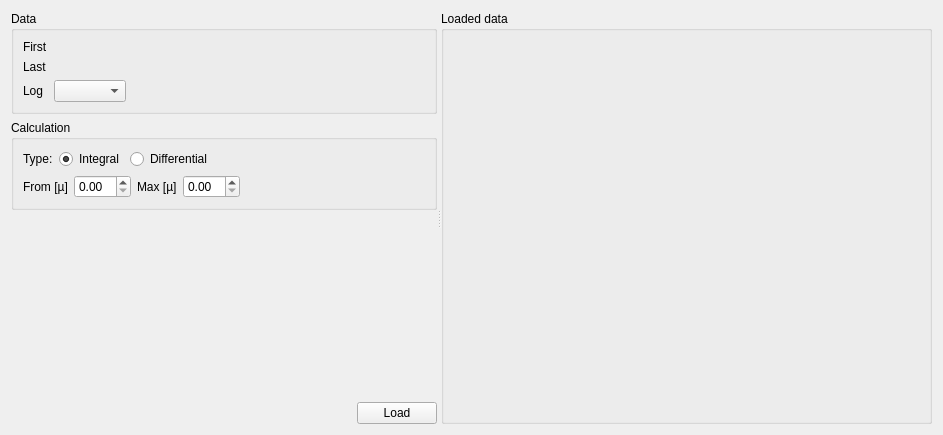
<?xml version="1.0" encoding="UTF-8"?>
<ui version="4.0">
 <class>ALCDataLoadingView</class>
 <widget class="QWidget" name="ALCDataLoadingView">
  <property name="geometry">
   <rect>
    <x>0</x>
    <y>0</y>
    <width>943</width>
    <height>435</height>
   </rect>
  </property>
  <property name="windowTitle">
   <string>Form</string>
  </property>
  <layout class="QVBoxLayout" name="verticalLayout_3">
   <item>
    <widget class="QSplitter" name="splitter">
     <property name="orientation">
      <enum>Qt::Horizontal</enum>
     </property>
     <widget class="QWidget" name="layoutWidget">
      <layout class="QVBoxLayout" name="verticalLayout">
       <item>
        <widget class="QGroupBox" name="dataGroup">
         <property name="title">
          <string>Data</string>
         </property>
         <layout class="QFormLayout" name="formLayout">
          <property name="fieldGrowthPolicy">
           <enum>QFormLayout::ExpandingFieldsGrow</enum>
          </property>
          <item row="0" column="0">
           <widget class="QLabel" name="label">
            <property name="text">
             <string>First</string>
            </property>
           </widget>
          </item>
          <item row="1" column="0">
           <widget class="QLabel" name="label_2">
            <property name="text">
             <string>Last</string>
            </property>
           </widget>
          </item>
          <item row="2" column="0">
           <widget class="QLabel" name="label_3">
            <property name="text">
             <string>Log</string>
            </property>
           </widget>
          </item>
          <item row="0" column="1">
           <widget class="MantidQt::MantidWidgets::MWRunFiles" name="firstRun">
            <property name="sizePolicy">
             <sizepolicy hsizetype="Expanding" vsizetype="Preferred">
              <horstretch>0</horstretch>
              <verstretch>0</verstretch>
             </sizepolicy>
            </property>
            <property name="label" stdset="0">
             <string/>
            </property>
            <property name="multipleFiles" stdset="0">
             <bool>false</bool>
            </property>
           </widget>
          </item>
          <item row="1" column="1">
           <widget class="MantidQt::MantidWidgets::MWRunFiles" name="lastRun">
            <property name="sizePolicy">
             <sizepolicy hsizetype="Expanding" vsizetype="Preferred">
              <horstretch>0</horstretch>
              <verstretch>0</verstretch>
             </sizepolicy>
            </property>
            <property name="label" stdset="0">
             <string/>
            </property>
            <property name="multipleFiles" stdset="0">
             <bool>false</bool>
            </property>
           </widget>
          </item>
          <item row="2" column="1">
           <widget class="QComboBox" name="log">
            <property name="editable">
             <bool>false</bool>
            </property>
            <property name="sizeAdjustPolicy">
             <enum>QComboBox::AdjustToContents</enum>
            </property>
           </widget>
          </item>
         </layout>
        </widget>
       </item>
       <item>
        <widget class="QGroupBox" name="groupBox_2">
         <property name="title">
          <string>Calculation</string>
         </property>
         <layout class="QVBoxLayout" name="verticalLayout_4">
          <item>
           <layout class="QHBoxLayout" name="horizontalLayout">
            <item>
             <widget class="QLabel" name="label_6">
              <property name="text">
               <string>Type:</string>
              </property>
             </widget>
            </item>
            <item>
             <widget class="QRadioButton" name="integral">
              <property name="text">
               <string>Integral</string>
              </property>
              <property name="checked">
               <bool>true</bool>
              </property>
              <attribute name="buttonGroup">
               <string notr="true">calculationType</string>
              </attribute>
             </widget>
            </item>
            <item>
             <widget class="QRadioButton" name="differential">
              <property name="text">
               <string>Differential</string>
              </property>
              <attribute name="buttonGroup">
               <string notr="true">calculationType</string>
              </attribute>
             </widget>
            </item>
            <item>
             <spacer name="horizontalSpacer_2">
              <property name="orientation">
               <enum>Qt::Horizontal</enum>
              </property>
              <property name="sizeHint" stdset="0">
               <size>
                <width>40</width>
                <height>20</height>
               </size>
              </property>
             </spacer>
            </item>
           </layout>
          </item>
          <item>
           <layout class="QHBoxLayout" name="horizontalLayout_2">
            <item>
             <widget class="QWidget" name="timeLimits" native="true">
              <property name="enabled">
               <bool>true</bool>
              </property>
              <property name="minimumSize">
               <size>
                <width>100</width>
                <height>0</height>
               </size>
              </property>
              <layout class="QHBoxLayout" name="horizontalLayout_4">
               <property name="margin">
                <number>0</number>
               </property>
               <item>
                <widget class="QLabel" name="label_4">
                 <property name="text">
                  <string>From [µ]</string>
                 </property>
                </widget>
               </item>
               <item>
                <widget class="QDoubleSpinBox" name="minTime"/>
               </item>
               <item>
                <widget class="QLabel" name="label_5">
                 <property name="text">
                  <string>Max [µ]</string>
                 </property>
                </widget>
               </item>
               <item>
                <widget class="QDoubleSpinBox" name="maxTime"/>
               </item>
              </layout>
             </widget>
            </item>
            <item>
             <spacer name="horizontalSpacer_3">
              <property name="orientation">
               <enum>Qt::Horizontal</enum>
              </property>
              <property name="sizeHint" stdset="0">
               <size>
                <width>40</width>
                <height>20</height>
               </size>
              </property>
             </spacer>
            </item>
           </layout>
          </item>
         </layout>
        </widget>
       </item>
       <item>
        <spacer name="verticalSpacer">
         <property name="orientation">
          <enum>Qt::Vertical</enum>
         </property>
         <property name="sizeHint" stdset="0">
          <size>
           <width>20</width>
           <height>40</height>
          </size>
         </property>
        </spacer>
       </item>
       <item>
        <layout class="QHBoxLayout" name="horizontalLayout_3">
         <item>
          <spacer name="horizontalSpacer">
           <property name="orientation">
            <enum>Qt::Horizontal</enum>
           </property>
           <property name="sizeHint" stdset="0">
            <size>
             <width>40</width>
             <height>20</height>
            </size>
           </property>
          </spacer>
         </item>
         <item>
          <widget class="QPushButton" name="load">
           <property name="text">
            <string>Load</string>
           </property>
          </widget>
         </item>
        </layout>
       </item>
      </layout>
     </widget>
     <widget class="QGroupBox" name="groupBox">
      <property name="title">
       <string>Loaded data</string>
      </property>
      <layout class="QVBoxLayout" name="verticalLayout_2">
       <item>
        <widget class="QwtPlot" name="dataPlot">
         <property name="minimumSize">
          <size>
           <width>300</width>
           <height>0</height>
          </size>
         </property>
        </widget>
       </item>
      </layout>
     </widget>
    </widget>
   </item>
  </layout>
 </widget>
 <customwidgets>
  <customwidget>
   <class>MantidQt::MantidWidgets::MWRunFiles</class>
   <extends>QWidget</extends>
   <header>MantidQtMantidWidgets/MWRunFiles.h</header>
  </customwidget>
  <customwidget>
   <class>QwtPlot</class>
   <extends>QFrame</extends>
   <header>qwt_plot.h</header>
   <container>1</container>
  </customwidget>
 </customwidgets>
 <tabstops>
  <tabstop>log</tabstop>
  <tabstop>integral</tabstop>
  <tabstop>differential</tabstop>
  <tabstop>minTime</tabstop>
  <tabstop>maxTime</tabstop>
  <tabstop>load</tabstop>
 </tabstops>
 <resources/>
 <connections/>
 <buttongroups>
  <buttongroup name="calculationType"/>
 </buttongroups>
</ui>
